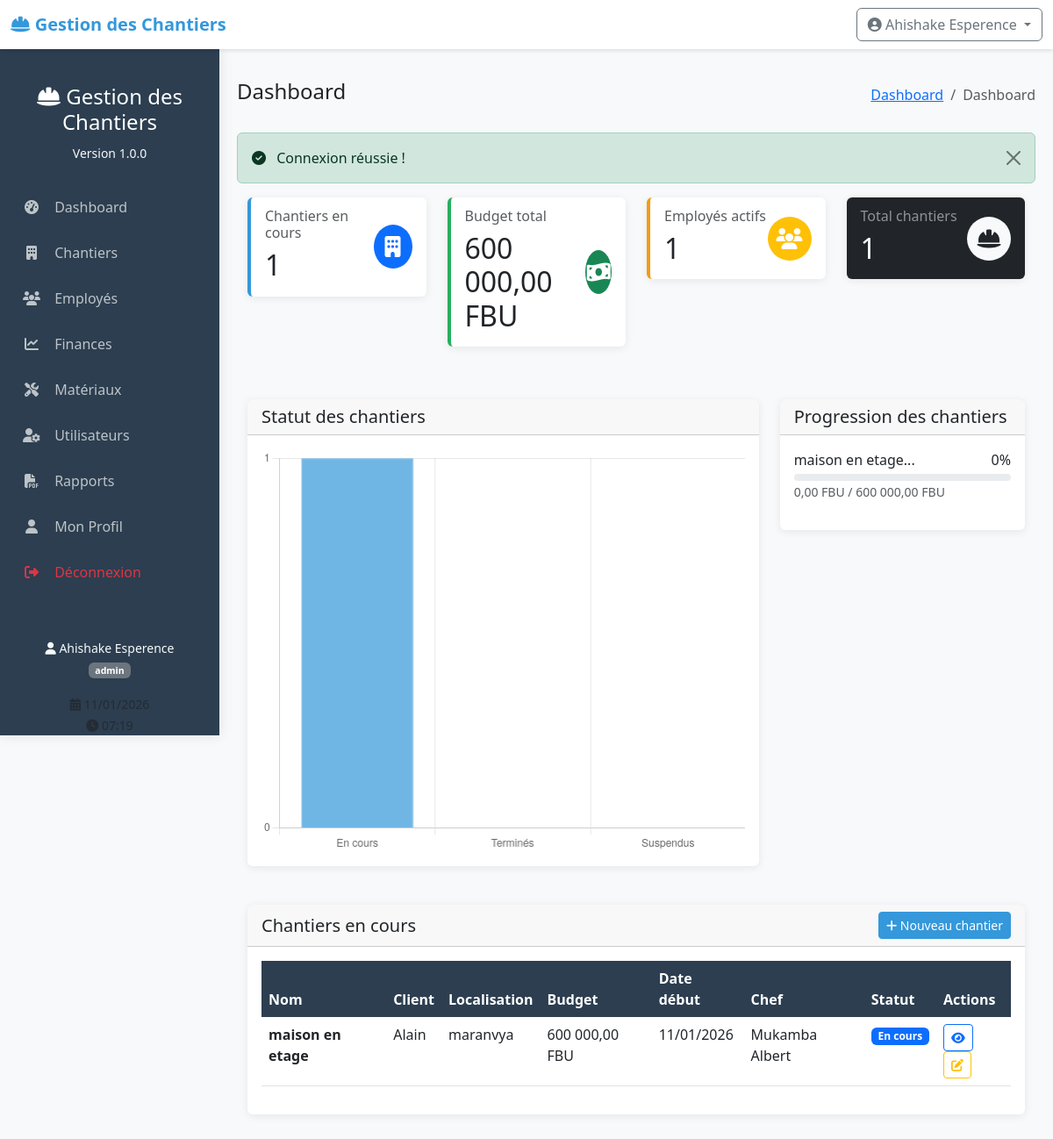
The page /views/dashboard/index.php (signed in) on the database its author committed.
### tables this page shows
CREATE TABLE employes (
    id INTEGER PRIMARY KEY AUTOINCREMENT,
    matricule VARCHAR(20) UNIQUE NOT NULL,
    nom VARCHAR(100) NOT NULL,
    prenom VARCHAR(100) NOT NULL,
    email VARCHAR(150) UNIQUE,
    telephone VARCHAR(20),
    fonction VARCHAR(50) NOT NULL CHECK(fonction IN ('chef', 'ouvrier', 'ingenieur')),
    salaire_journalier DECIMAL(8,2) NOT NULL,
    date_embauche DATE NOT NULL,
    statut VARCHAR(20) DEFAULT 'actif' CHECK(statut IN ('actif', 'inactif', 'congé')),
    created_at DATETIME DEFAULT CURRENT_TIMESTAMP
);

CREATE TABLE chantiers (
    id INTEGER PRIMARY KEY AUTOINCREMENT,
    nom VARCHAR(200) NOT NULL,
    localisation TEXT NOT NULL,
    client VARCHAR(200) NOT NULL,
    budget_total DECIMAL(12,2) NOT NULL,
    date_debut DATE NOT NULL,
    date_fin DATE,
    statut VARCHAR(20) DEFAULT 'en_cours' CHECK(statut IN ('en_cours', 'suspendu', 'termine')),
    chef_chantier_id INTEGER,
    description TEXT,
    created_at DATETIME DEFAULT CURRENT_TIMESTAMP,
    updated_at DATETIME,
    FOREIGN KEY (chef_chantier_id) REFERENCES users(id)
);

CREATE TABLE users (
    id INTEGER PRIMARY KEY AUTOINCREMENT,
    username VARCHAR(50) UNIQUE NOT NULL,
    password VARCHAR(255) NOT NULL,
    nom VARCHAR(100) NOT NULL,
    prenom VARCHAR(100) NOT NULL,
    email VARCHAR(150) UNIQUE NOT NULL,
    role VARCHAR(20) NOT NULL CHECK(role IN ('admin', 'chef', 'comptable')),
    telephone VARCHAR(20),
    created_at DATETIME DEFAULT CURRENT_TIMESTAMP,
    last_login DATETIME,
    status BOOLEAN DEFAULT 1
);

### config/database.php (called while the page is built, shortened)
<?php
class Database {
    private static $instance = null;
    private $connection;
    private function __construct() {
        try {
            $this->connection = new PDO('sqlite:' . dirname(__DIR__) . '/data/chantiers.db');
            $this->connection->setAttribute(PDO::ATTR_ERRMODE, PDO::ERRMODE_EXCEPTION);
            $this->connection->setAttribute(PDO::ATTR_DEFAULT_FETCH_MODE, PDO::FETCH_ASSOC);
            $this->connection->exec('PRAGMA foreign_keys = ON');
        } catch(PDOException $e) {
            die("Erreur de connexion : " . $e->getMessage());
        }
    }
    public static function getInstance() {
        if (self::$instance == null) {
            self::$instance = new Database();
        }
        return self::$instance;
    }
    public function getConnection() {
        return $this->connection;
    }
}
?>

### models/Chantier.php (called while the page is built, shortened)
<?php
class Chantier {
    private $db;
    public function __construct() {
        $this->db = Database::getInstance()->getConnection();
    }
    public function getAll($filters = []) {
        $sql = "SELECT c.*, u.nom as chef_nom, u.prenom as chef_prenom
                FROM chantiers c
                LEFT JOIN users u ON c.chef_chantier_id = u.id
                WHERE 1=1";
        $params = [];
        if (!empty($filters['statut'])) {
            $sql .= " AND c.statut = :statut";
            $params[':statut'] = $filters['statut'];
        }
        $sql .= " ORDER BY c.date_debut DESC";
        $stmt = $this->db->prepare($sql);
        $stmt->execute($params);
        return $stmt->fetchAll();
    }
    public function getStats() {
        $sql = "SELECT
                COUNT(*) as total,
                SUM(budget_total) as total_budget,
                COUNT(CASE WHEN statut = 'en_cours' THEN 1 END) as en_cours,
                COUNT(CASE WHEN statut = 'termine' THEN 1 END) as termine,
                COUNT(CASE WHEN statut = 'suspendu' THEN 1 END) as suspendu
                FROM chantiers";
        $stmt = $this->db->query($sql);
        return $stmt->fetch();
    }
    public function getDepenses($chantier_id) {
        $sql = "SELECT SUM(montant) as total FROM depenses WHERE chantier_id = :chantier_id";
        $stmt = $this->db->prepare($sql);
        $stmt->execute([':chantier_id' => $chantier_id]);
        $result = $stmt->fetch();
        return $result['total'] ?? 0;
    }
}
?>

### models/Employe.php (called while the page is built, shortened)
<?php
class Employe {
    private $db;
    public function __construct() {
        $this->db = Database::getInstance()->getConnection();
    }
    public function getAll($filters = []) {
        $sql = "SELECT * FROM employes WHERE 1=1";
        $params = [];
        $sql .= " ORDER BY nom, prenom";
        $stmt = $this->db->prepare($sql);
        $stmt->execute($params);
        return $stmt->fetchAll();
    }
}
?>

### views/dashboard/index.php (the view, shortened to what this page needs)
<?php
require_once __DIR__ . '/../../models/Chantier.php';
require_once __DIR__ . '/../../models/Employe.php';
$chantierModel = new Chantier();
$employeModel = new Employe();
$stats = $chantierModel->getStats();
$employes = $employeModel->getAll();
$chantiersEnCours = $chantierModel->getAll(['statut' => 'en_cours']);
$employesActifs = count(array_filter($employes, function($e) {
    return $e['statut'] == 'actif';
}));
include __DIR__ . '/../../includes/header.php';
?>
<div class="container-fluid">
    <div class="row mb-4">
        <div class="col-md-3 mb-3">
            <div class="card stat-card en-cours">
                <div class="card-body">
                    <div class="d-flex justify-content-between align-items-center">
                        <div>
                            <h6 class="card-subtitle mb-2 text-muted">Chantiers en cours</h6>
                            <h2 class="mb-0"><?php echo $stats['en_cours'] ?? 0; ?></h2>
                        </div>
                        <div class="icon-circle bg-primary">
                            <i class="fas fa-building text-white"></i>
                        </div>
                    </div>
                </div>
            </div>
        </div>
        <div class="col-md-3 mb-3">
            <div class="card stat-card termine">
                <div class="card-body">
                    <div class="d-flex justify-content-between align-items-center">
                        <div>
                            <h6 class="card-subtitle mb-2 text-muted">Budget total</h6>
                            <h2 class="mb-0"><?php echo number_format($stats['total_budget'] ?? 0, 2, ',', ' '); ?> FBU</h2>
                        </div>
                        <div class="icon-circle bg-success">
                            <i class="fas fa-money-bill-wave text-white"></i>
                        </div>
                    </div>
                </div>
            </div>
        </div>
        <div class="col-md-3 mb-3">
            <div class="card stat-card suspendu">
                <div class="card-body">
                    <div class="d-flex justify-content-between align-items-center">
                        <div>
                            <h6 class="card-subtitle mb-2 text-muted">Employés actifs</h6>
                            <h2 class="mb-0"><?php echo $employesActifs; ?></h2>
                        </div>
                        <div class="icon-circle bg-warning">
                            <i class="fas fa-users text-white"></i>
                        </div>
                    </div>
                </div>
            </div>
        </div>
        <div class="col-md-3 mb-3">
            <div class="card bg-dark text-white">
                <div class="card-body">
                    <div class="d-flex justify-content-between align-items-center">
                        <div>
                            <h6 class="card-subtitle mb-2 text-white-50">Total chantiers</h6>
                            <h2 class="mb-0"><?php echo $stats['total'] ?? 0; ?></h2>
                        </div>
                        <div class="icon-circle bg-light">
                            <i class="fas fa-hard-hat text-dark"></i>
                        </div>
                    </div>
                </div>
            </div>
        </div>
    </div>
    <div class="row mb-4">
        <div class="col-md-8">
            <div class="card">
                <div class="card-header">
                    <h5 class="card-title mb-0">Statut des chantiers</h5>
                </div>
                <div class="card-body">
                    <canvas id="chantierChart" height="250"></canvas>
                </div>
            </div>
        </div>
        <div class="col-md-4">
            <div class="card">
                <div class="card-header">
                    <h5 class="card-title mb-0">Progression des chantiers</h5>
                </div>
                <div class="card-body">
                    <?php foreach ($chantiersEnCours as $chantier):
                        $depenses = $chantierModel->getDepenses($chantier['id']);
                        $pourcentage = $chantier['budget_total'] > 0 ?
                            min(($depenses / $chantier['budget_total']) * 100, 100) : 0;
                    ?>
                    <div class="mb-3">
                        <div class="d-flex justify-content-between mb-1">
                            <span><?php echo substr($chantier['nom'], 0, 20); ?>...</span>
                            <span><?php echo number_format($pourcentage, 0); ?>%</span>
                        </div>
                        <div class="progress">
                        </div>
                        <small class="text-muted">
                            <?php echo number_format($depenses, 2, ',', ' '); ?> FBU /
                            <?php echo number_format($chantier['budget_total'], 2, ',', ' '); ?> FBU
                        </small>
                    </div>
                    <?php endforeach; ?>
                </div>
            </div>
        </div>
    </div>
    <div class="row">
        <div class="col-12">
            <div class="card">
                <div class="card-header d-flex justify-content-between align-items-center">
                    <h5 class="card-title mb-0">Chantiers en cours</h5>
                    <a href="index.php?controller=chantier&action=create" class="btn btn-primary btn-sm">
                        <i class="fas fa-plus"></i> Nouveau chantier
                    </a>
                </div>
                <div class="card-body">
                    <div class="table-responsive">
                        <table class="table table-hover">
                            <thead>
                                <tr>
                                    <th>Nom</th>
                                    <th>Client</th>
                                    <th>Localisation</th>
                                    <th>Budget</th>
                                    <th>Date début</th>
                                    <th>Chef</th>
                                    <th>Statut</th>
                                    <th>Actions</th>
                                </tr>
                            </thead>
                            <tbody>
                                <?php foreach ($chantiersEnCours as $chantier): ?>
                                <tr>
                                    <td>
                                        <strong><?php echo htmlspecialchars($chantier['nom']); ?></strong>
                                    </td>
                                    <td><?php echo htmlspecialchars($chantier['client']); ?></td>
                                    <td><?php echo htmlspecialchars($chantier['localisation']); ?></td>
                                    <td><?php echo number_format($chantier['budget_total'], 2, ',', ' '); ?> FBU</td>
                                    <td><?php echo date('d/m/Y', strtotime($chantier['date_debut'])); ?></td>
                                    <td>
                                        <?php if ($chantier['chef_nom']): ?>
                                        <?php echo htmlspecialchars($chantier['chef_prenom'] . ' ' . $chantier['chef_nom']); ?>
                                        <?php else: ?>
                                        <span class="text-muted">Non assigné</span>
                                        <?php endif; ?>
                                    </td>
                                    <td>
                                        <span class="badge
                                            <?php echo $chantier['statut'] == 'en_cours' ? 'bg-primary' :
                                                   ($chantier['statut'] == 'termine' ? 'bg-success' : 'bg-warning'); ?>">
                                            <?php echo ucfirst(str_replace('_', ' ', $chantier['statut'])); ?>
                                        </span>
                                    </td>
                                    <td>
                                        <a href="index.php?controller=chantier&action=view&id=<?php echo $chantier['id']; ?>"
                                           class="btn btn-sm btn-outline-primary" title="Voir">
                                            <i class="fas fa-eye"></i>
                                        </a>
                                        <?php if ($_SESSION['role'] == 'admin' || $_SESSION['role'] == 'chef'): ?>
                                        <a href="index.php?controller=chantier&action=edit&id=<?php echo $chantier['id']; ?>"
                                           class="btn btn-sm btn-outline-warning" title="Modifier">
                                            <i class="fas fa-edit"></i>
                                        </a>
                                        <?php endif; ?>
                                    </td>
                                </tr>
                                <?php endforeach; ?>
                            </tbody>
                        </table>
                    </div>
                </div>
            </div>
        </div>
    </div>
</div>
<script>
// Graphique des chantiers
const ctx = document.getElementById('chantierChart').getContext('2d');
const chantierChart = new Chart(ctx, {
    type: 'bar',
    data: {
        labels: ['En cours', 'Terminés', 'Suspendus'],
        datasets: [{
            label: 'Nombre de chantiers',
            data: [
                <?php echo $stats['en_cours'] ?? 0; ?>,
                <?php echo $stats['termine'] ?? 0; ?>,
                <?php echo $stats['suspendu'] ?? 0; ?>
            ],
            backgroundColor: [
                'rgba(52, 152, 219, 0.7)',
                'rgba(39, 174, 96, 0.7)',
                'rgba(243, 156, 18, 0.7)'
            ],
            borderColor: [
                'rgb(52, 152, 219)',
                'rgb(39, 174, 96)',
                'rgb(243, 156, 18)'
            ],
            borderWidth: 1
        }]
    },
    options: {
        responsive: true,
        plugins: {
            legend: {
                display: false
            }
        },
        scales: {
            y: {
                beginAtZero: true,
                ticks: {
                    stepSize: 1
                }
            }
        }
    }
});
// Fonction pour les cercles d'icônes
document.addEventListener('DOMContentLoaded', function() {
    const iconCircles = document.querySelectorAll('.icon-circle');
    iconCircles.forEach(circle => {
        circle.style.width = '50px';
        circle.style.height = '50px';
        circle.style.borderRadius = '50%';
        circle.style.display = 'flex';
        circle.style.alignItems = 'center';
        circle.style.justifyContent = 'center';
        circle.style.fontSize = '1.5rem';
    });
});
</script>
<?php include __DIR__ . '/../../includes/footer.php'; ?>

### includes/header.php (style rules this page uses)
:root { --primary-color: #2c3e50; --secondary-color: #3498db; --success-color: #27ae60; --warning-color: #f39c12; --danger-color: #e74c3c; --light-color: #ecf0f1; --dark-color: #2c3e50; }
body { font-family: 'Segoe UI', Tahoma, Geneva, Verdana, sans-serif; background-color: #f8f9fa; min-height: 100vh; }
.card { border: none; box-shadow: 0 2px 10px rgba(0,0,0,0.08); transition: transform 0.3s; margin-bottom: 20px; }
.stat-card { border-left: 4px solid; }
.stat-card.en-cours { border-left-color: var(--secondary-color); }
.stat-card.termine { border-left-color: var(--success-color); }
.stat-card.suspendu { border-left-color: var(--warning-color); }
.btn-primary { background-color: var(--secondary-color); border-color: var(--secondary-color); }
.progress { height: 8px; border-radius: 4px; }
.table th { background-color: var(--primary-color); color: white; border: none; }

### rows shown on the page
employes: statut "1"
chantiers: nom "maison en etage", pourcentage "0", depenses "0,00", budget_total "600 000,00", client "Alain", localisation "maranvya", date_debut "11/01/2026", chef_chantier.nom "Mukamba Albert", statut "En cours"

### other values the page prints
APP_NAME "Gestion des Chantiers"
$_SESSION['nom_complet'] "Ahishake Esperence"
APP_VERSION "1.0.0"
$_SESSION['role'] "admin"
$page_title "Dashboard"
$_SESSION['success'] "Connexion réussie !"
$stats['en_cours'] "1"
$stats['total_budget'] "600 000,00"
$stats['total'] "1"
chart data {{ $stats['termine'] }} 0
chart data {{ $stats['suspendu'] }} 0
